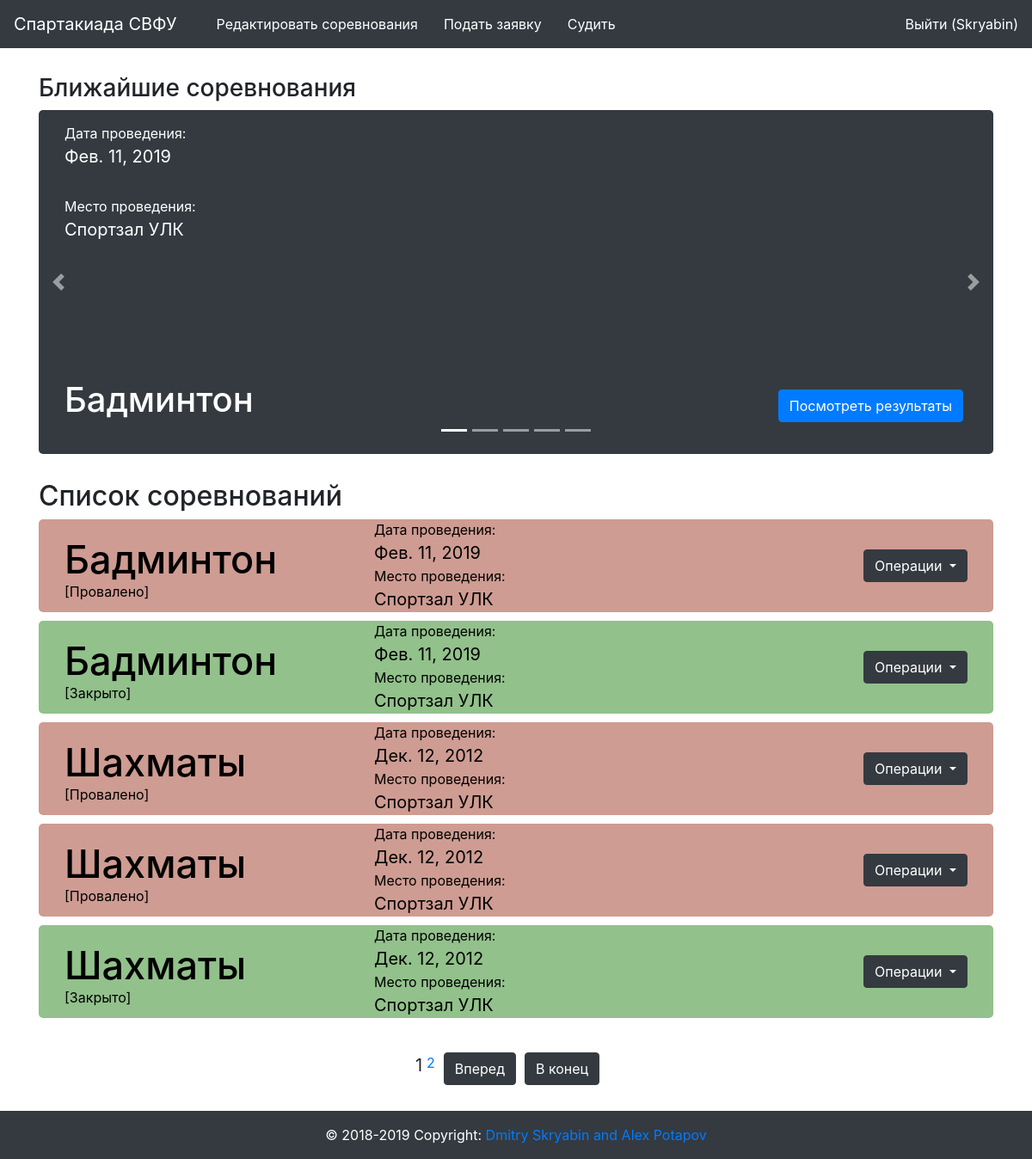
Screenshot of / (signed in) with the database file from the repository.
### sport/models.py (models this page shows, shortened)
class Competition(models.Model):
    date = models.DateField(verbose_name = "Дата соревнования", default=datetime.date.today())
    place = models.ForeignKey(Place, verbose_name = "Место проведения", null = True, blank = True, on_delete = models.CASCADE)
    sport = models.ForeignKey(Sport, verbose_name = "Вид Спорта", db_index = True, on_delete = models.CASCADE)
    result = models.BooleanField(verbose_name="Проведено", default = False)

class Place(models.Model):
    name = models.CharField(verbose_name="Название", max_length=200)
    address = models.CharField(verbose_name="Адрес", max_length=300)

class Sport(models.Model):
    type = models.CharField(choices=SportType, verbose_name="Тип спорта", max_length=10)
    name = models.CharField(verbose_name="Вид спорта", max_length=200, db_index=True)
    class Meta:
        ordering = ['name']
        verbose_name = "вид спорта"
        verbose_name_plural = "виды спорта"

### svfusport/views.py (the view)
# urls.py: path('', views.index),
def index(request):
    args={}
    args['date_now'] = date.today()
    data = Competition.objects.all().order_by("-date")
    args['competition_5'] = data[:5]
    paginator = Paginator(data, 5)
    page = request.GET.get('page')
    args['competition'] = paginator.get_page(page)
    return render(request, 'main.html', args)

### templates/main.html (shortened to what this page needs)
{% extends 'index.html' %}
{% block main %}
<div class="row">
  <div class="container-fluid">
    <div class="container competition-slider-container">
      <h3>Ближайшие соревнования</h3>
      <div id="carouselExampleIndicators" class="carousel slide" data-ride="carousel">
        <ol class="carousel-indicators">
          <li data-target="#carouselExampleIndicators" data-slide-to="0" class="active"></li>
          <li data-target="#carouselExampleIndicators" data-slide-to="1"></li>
          <li data-target="#carouselExampleIndicators" data-slide-to="2"></li>
          <li data-target="#carouselExampleIndicators" data-slide-to="3"></li>
          <li data-target="#carouselExampleIndicators" data-slide-to="4"></li>
        </ol>
        <div class="carousel-inner">
          {% for item in competition_5 %}
          <div class="carousel-item" id="active-trigger">
            <div class="container bg-dark competition-slider">
              <div class="col-6">
                <p>Дата проведения: <br><span class="competition-span">{{ item.date }}</span></p>
                <p>Место проведения: <br><span class="competition-span">{{ item.place.name }}</span></p>
                <h3>{{ item.sport.name }}</h3>
              </div>
              <div class="col-6">
                <a href="{% url 'sport:teamresult' item.id %}" class="btn btn-primary competition-slider-info-btn">Посмотреть результаты</a>
              </div>
            </div>
          </div>
          {% endfor %}
        </div>
        <a class="carousel-control-prev" href="#carouselExampleIndicators" role="button" data-slide="prev">
          <span class="carousel-control-prev-icon" aria-hidden="true"></span>
        </a>
        <a class="carousel-control-next" href="#carouselExampleIndicators" role="button" data-slide="next">
          <span class="carousel-control-next-icon" aria-hidden="true"></span>
        </a>
      </div>
    </div>
    <div class="container competition-list-container">
      <h2>Список соревнований</h2>
      {% for item in competition %}
        <div class="container competition-container-main">
          <div class="col-4">
            <h3>{{ item.sport.name }}</h3>
            {% if item.result %}
              <p class="result_yes" style="margin-top: -30px;
              ">[Закрыто]</p>
            {% elif item.date < date_now and not item.result %}
              <p class="result_failed" style="margin-top: -30px;
              ">[Провалено]</p>
            {% else %}
              <p class="result_no" style="margin-top: -30px;
              ">[Открыто]</p>
            {% endif %}
          </div>
          <div class="col-4">
            <p>Дата проведения: <br><span class="competition-span">{{ item.date }}</span></p>
            <p>Место проведения: <br><span class="competition-span">{{ item.place.name }}</span></p>
          </div>
          <div class="col-4">
            {% if user.is_authenticated %}
            <div class="dropdown">
              <button class="btn btn-dark dropdown-toggle competition-btn" type="button" id="dropdownMenuButton" data-toggle="dropdown" aria-haspopup="true" aria-expanded="false">
                Операции
              </button>
            </div>
            {% else %}
            <a href="{% url 'sport:teamresult' item.id %}"><button type="button" name="button" class="btn btn-dark competition-btn">Посмотреть результаты</button></a>
            {% endif %}
          </div>
        </div>
      {% endfor %}
    </div>
      <div class="pagination container">
          <div class="col-2">
          </div>
          <div class="col-8 d-flex flex-row justify-content-center">
            {% for num in competition.paginator.page_range %}
              {% if competition.number == num %}
              <span class="pagination-current">{{ num }}</span>
              {% elif num > competition.number|add:'-3' and num < competition.number|add:'3' %}
              <a class="" href="?page={{ num }}">{{ num }}</a>
              {% endif %}
            {% endfor %}
            {% if competition.has_next %}
              <a class="btn btn-dark" href="?page={{ competition.next_page_number }}">Вперед</a>
              <a class="btn btn-dark" href="?page={{ competition.paginator.num_pages }}">В конец</a>
            {% endif %}
          </div>
          <div class="col-2">
          </div>
    </div>
  </div>
</div>
{% endblock %}

### templates/header.html (shortened to what this page needs)
<nav class="navbar navbar-expand-sm bg-dark navbar-dark">
  <a class="navbar-brand" href="/">Спартакиада СВФУ</a>
  {% if user.is_authenticated %}
  <ul class="navbar-nav">
    <li class="nav-item acive"><a href="{% url 'sport:competition' %}" style="color: white; text-decoration: none;">Редактировать соревнования</a></li>
    <li class="nav-item acive"><a href="{% url 'sport:team_table' %}" style="color: white; text-decoration: none;">Подать заявку</a></li>
    <li class="nav-item acive"><a href="{% url 'sport:teamResultCreate' %}" style="color: white; text-decoration: none;">Судить</a></li>
  </ul>
  {% endif %}
  <div id="my-nav" class="collapse navbar-collapse justify-content-end">
    <ul class="navbar-nav">
      {% if user.is_authenticated %}
      <li class="nav-item acive"> <a href="/auth/logout" style="color: white; text-decoration: none;">Выйти ({{ user.username }})</a> </li>
      {% else %}
      <li> <a href="/auth/login" style="color: white; text-decoration: none;">Войти</a> </li>
      {% endif %}
    </ul>
  </div>
</nav>

### static0/css/style/style.css (style rules this page uses)
.nav-item { padding-left: 30px; }
.competition-slider-container { margin-top: 30px; }
.competition-slider { height: 400px; width: 100%; border-radius: 5px; display: flex; }
.carousel-control-next { margin-right: -60px; }
.carousel-control-prev { margin-left: -60px; }
.competition-slider h3 { color: #fff; font-size: 40px; padding-top: 143px; }
.competition-slider p { color: #fff; padding-top: 15px; padding-right: 20px; }
.competition-slider-info-btn { float: right; margin-right: 5px; margin-bottom: 40px; margin-top: 325px; }
.competition-list-container { margin-top: 30px; }
.competition-container-main { background:#D3D5DE; color: #000; border-radius: 5px; display: flex; margin-bottom: 10px; }
.competition-container-main h3 { padding-top: 20px; font-size: 45px; padding-bottom: 20px; color: black; }
.competition-container-main p { margin-bottom: 0px; }
.competition-span { font-size: 20px; }
.competition-btn { float: right; margin-top: 35px; }
.pagination { padding-top: 30px; padding-bottom: 30px; }
.pagination a { margin-left: 5px; margin-right: 5px; }
.pagination-current { font-size: 20px; }

### rows the page displays
Competition: date "Фев. 11, 2019", place.name "Спортзал УЛК", sport.name "Бадминтон", result "[Провалено]"
Competition: sport.name "Бадминтон", result "[Закрыто]", date "Фев. 11, 2019", place.name "Спортзал УЛК"
Competition: sport.name "Шахматы", result "[Провалено]", date "Дек. 12, 2012", place.name "Спортзал УЛК"
Competition: sport.name "Шахматы", result "[Провалено]", date "Дек. 12, 2012", place.name "Спортзал УЛК"
Competition: sport.name "Шахматы", result "[Закрыто]", date "Дек. 12, 2012", place.name "Спортзал УЛК"

### other values shown
{{ user.username }} "Skryabin"
{{ num }} "1"
{{ num }} "2"
